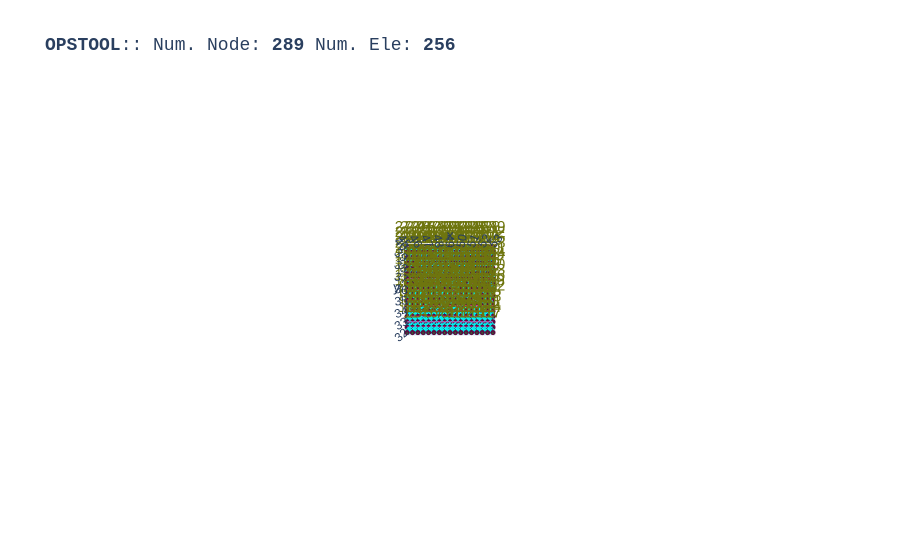

This figure's notebook cell:
### Code cell
opst.vis.plotly.plot_model(show_node_numbering=True)

### Figure 1 — Plotly figure (JSON) as saved in the notebook; plotly's stock layout.template omitted (floating-point values rounded to 4 significant figures; data arrays with more than 128 entries replaced by an {"elided": "..."} marker saying what was removed)
{"data": [{"color": "#00FFFF", "hoverinfo": "skip", "i": {"elided": "512 int values"}, "j": {"elided": "512 int values"}, "k": {"elided": "512 int values"}, "name": "FourNodeQuad", "opacity": 1, "type": "mesh3d", "x": {"elided": "1024 float values"}, "y": {"elided": "1024 float values"}, "z": {"elided": "1024 float values"}}, {"connectgaps": false, "hoverinfo": "skip", "line": {"color": "black", "width": 1}, "mode": "lines", "name": "Edge", "type": "scatter3d", "x": {"elided": "1536 float values"}, "y": {"elided": "1536 float values"}, "z": {"elided": "1536 float values"}}, {"customdata": {"elided": "256 str values"}, "hovertemplate": "%{customdata}", "marker": {"color": "#00FFFF", "size": 3, "symbol": "diamond-open"}, "mode": "markers", "name": "FourNodeQuad", "type": "scatter3d", "x": {"elided": "256 float values"}, "y": {"elided": "256 float values"}, "z": {"elided": "256 float values"}}, {"customdata": {"elided": "289 str values"}, "hovertemplate": "x: %{x}<br>y: %{y}<br>z: %{z} <br>nodeTag: %{customdata}", "marker": {"color": "#580f41", "size": 3, "symbol": "circle"}, "mode": "markers", "name": "Nodes", "type": "scatter3d", "x": {"elided": "289 float values"}, "y": {"elided": "289 float values"}, "z": {"elided": "289 float values"}}, {"mode": "text", "name": "Node Tag", "text": {"elided": "289 str values"}, "textfont": {"color": "#6e750e", "size": 15}, "type": "scatter3d", "x": {"elided": "289 float values"}, "y": {"elided": "289 float values"}, "z": {"elided": "289 float values"}}, {"connectgaps": false, "hoverinfo": "skip", "line": {"color": "#15b01a", "width": 1}, "mode": "lines", "name": "BC", "type": "scatter3d", "x": {"elided": "340 float values"}, "y": {"elided": "340 float values"}, "z": {"elided": "340 float values"}}, {"connectgaps": false, "hoverinfo": "skip", "line": {"color": "#FF1493", "width": 2.5}, "mode": "lines", "name": "mp constraint", "type": "scatter3d", "x": [45.0, 53.0, NaN, 45.0, 53.0, NaN, 45.0, 53.0, NaN, 45.0, 53.0, NaN, 45.0, 53.0, NaN, 45.0, 53.0, NaN, 45.0, 53.0, NaN, 45.0, 53.0, NaN, 45.0, 53.0, NaN, 45.0, 53.0, NaN, 45.0, 53.0, NaN, 45.0, 53.0, NaN, 45.0, 53.0, NaN, 45.0, 53.0, NaN, 45.0, 53.0, NaN, 45.0, 53.0, NaN], "y": [32.5, 32.5, NaN, 33.0, 33.0, NaN, 33.5, 33.5, NaN, 34.0, 34.0, NaN, 34.5, 34.5, NaN, 35.0, 35.0, NaN, 35.5, 35.5, NaN, 36.0, 36.0, NaN, 36.5, 36.5, NaN, 37.0, 37.0, NaN, 37.5, 37.5, NaN, 38.0, 38.0, NaN, 38.5, 38.5, NaN, 39.0, 39.0, NaN, 39.5, 39.5, NaN, 40.0, 40.0, NaN], "z": [0.0, 0.0, NaN, 0.0, 0.0, NaN, 0.0, 0.0, NaN, 0.0, 0.0, NaN, 0.0, 0.0, NaN, 0.0, 0.0, NaN, 0.0, 0.0, NaN, 0.0, 0.0, NaN, 0.0, 0.0, NaN, 0.0, 0.0, NaN, 0.0, 0.0, NaN, 0.0, 0.0, NaN, 0.0, 0.0, NaN, 0.0, 0.0, NaN, 0.0, 0.0, NaN, 0.0, 0.0, NaN]}], "layout": {"autosize": true, "font": {"family": "Arial, sans-serif"}, "scene": {"aspectmode": "data", "camera": {"eye": {"x": 0, "y": -0.1, "z": 10}}, "dragmode": "pan", "xaxis": {"showbackground": false}, "yaxis": {"showbackground": false}, "zaxis": {"showbackground": true, "showgrid": true, "showticklabels": false, "ticks": "", "title": {"text": ""}, "visible": true}}, "showlegend": false, "title": {"font": {"family": "courier", "size": 18}, "text": "<b>OPSTOOL</b>:: Num. Node: <b>289</b> Num. Ele: <b>256</b>"}}}
